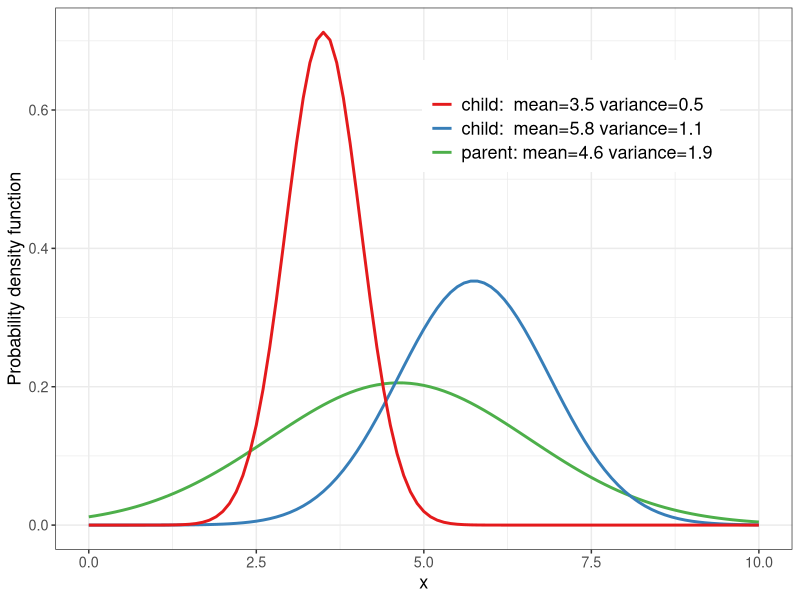

R code for this plot:
library('tidyverse')

p <- ggplot(data.frame(x = c(0, 10)), aes(x = x)) +
	stat_function(fun = dnorm, args = list(4.63, 1.94), aes(colour = 'parent: mean=4.6 variance=1.9'), size = 1) +
	stat_function(fun = dnorm, args = list(5.75, 1.13), aes(colour = 'child:  mean=5.8 variance=1.1'), size = 1) +
	stat_function(fun = dnorm, args = list(3.5, 0.56), aes(colour =  'child:  mean=3.5 variance=0.5'), size = 1) +
	scale_colour_brewer(palette = 'Set1') +
	scale_x_continuous(name = 'x') +
	scale_y_continuous(name = 'Probability density function') +
	guides(colour=guide_legend(title="")) +
	theme_bw() +
	theme(text = element_text(size = 13), legend.position = c(0.7, 0.8), legend.text=element_text(size=13))

ggsave(filename = 'normal_distribution.pdf', plot = p)

